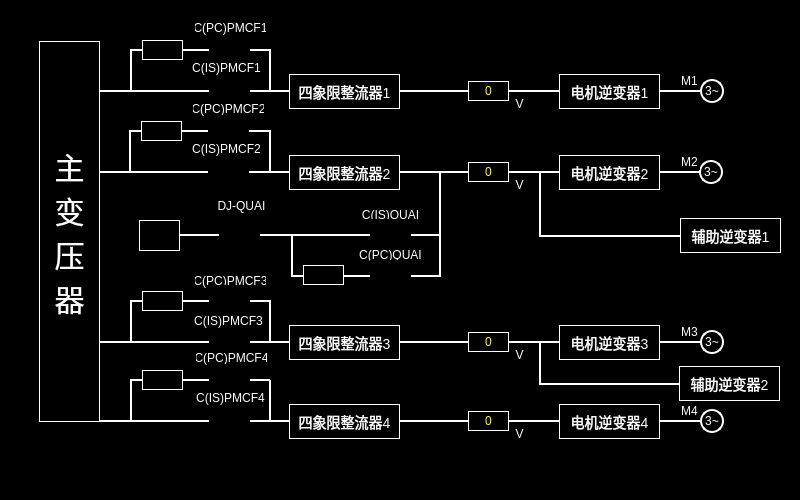
 <widget class="QWidget" name="DeviceDataMainConv">
  <property name="geometry">
   <rect>
    <x>0</x>
    <y>0</y>
    <width>800</width>
    <height>500</height>
   </rect>
  </property>
  <property name="windowTitle">
   <string>Form</string>
  </property>
  <property name="styleSheet">
   <string notr="true">QWidget
{
	background-color: black;
    font:12px;
}
QLabel
{
color:white;
}</string>
  </property>
  <widget class="QLabel" name="LBL_Tip_15">
   <property name="geometry">
    <rect>
     <x>195</x>
     <y>389</y>
     <width>71</width>
     <height>17</height>
    </rect>
   </property>
   <property name="text">
    <string>C(IS)PMCF4</string>
   </property>
   <property name="alignment">
    <set>Qt::AlignCenter</set>
   </property>
  </widget>
  <widget class="QLabel" name="LINE_33">
   <property name="geometry">
    <rect>
     <x>540</x>
     <y>235</y>
     <width>140</width>
     <height>2</height>
    </rect>
   </property>
   <property name="styleSheet">
    <string notr="true">background-color: rgb(255, 255, 255);</string>
   </property>
   <property name="text">
    <string/>
   </property>
  </widget>
  <widget class="QLabel" name="LBL_Tip_22">
   <property name="geometry">
    <rect>
     <x>679</x>
     <y>323</y>
     <width>21</width>
     <height>17</height>
    </rect>
   </property>
   <property name="text">
    <string>M3</string>
   </property>
   <property name="alignment">
    <set>Qt::AlignCenter</set>
   </property>
  </widget>
  <widget class="QLabel" name="LBL_4QS4">
   <property name="geometry">
    <rect>
     <x>289</x>
     <y>404</y>
     <width>111</width>
     <height>35</height>
    </rect>
   </property>
   <property name="styleSheet">
    <string notr="true">border:1px solid white;
font:14px;</string>
   </property>
   <property name="text">
    <string>四象限整流器4</string>
   </property>
   <property name="alignment">
    <set>Qt::AlignCenter</set>
   </property>
  </widget>
  <widget class="QLabel" name="LBL_Tip_20">
   <property name="geometry">
    <rect>
     <x>679</x>
     <y>402</y>
     <width>21</width>
     <height>17</height>
    </rect>
   </property>
   <property name="text">
    <string>M4</string>
   </property>
   <property name="alignment">
    <set>Qt::AlignCenter</set>
   </property>
  </widget>
  <widget class="QLabel" name="LINE_20">
   <property name="geometry">
    <rect>
     <x>100</x>
     <y>341</y>
     <width>600</width>
     <height>2</height>
    </rect>
   </property>
   <property name="styleSheet">
    <string notr="true">background-color: rgb(255, 255, 255);</string>
   </property>
   <property name="text">
    <string/>
   </property>
  </widget>
  <widget class="QLabel" name="LINE_16">
   <property name="geometry">
    <rect>
     <x>129</x>
     <y>131</y>
     <width>2</width>
     <height>42</height>
    </rect>
   </property>
   <property name="styleSheet">
    <string notr="true">background-color: rgb(255, 255, 255);</string>
   </property>
   <property name="text">
    <string/>
   </property>
  </widget>
  <widget class="QLabel" name="LINE_22">
   <property name="geometry">
    <rect>
     <x>130</x>
     <y>380</y>
     <width>2</width>
     <height>42</height>
    </rect>
   </property>
   <property name="styleSheet">
    <string notr="true">background-color: rgb(255, 255, 255);</string>
   </property>
   <property name="text">
    <string/>
   </property>
  </widget>
  <widget class="QLabel" name="LBL_Tip_8">
   <property name="geometry">
    <rect>
     <x>509</x>
     <y>425</y>
     <width>21</width>
     <height>17</height>
    </rect>
   </property>
   <property name="text">
    <string>V</string>
   </property>
   <property name="alignment">
    <set>Qt::AlignCenter</set>
   </property>
  </widget>
  <widget class="QLabel" name="LINE_29">
   <property name="geometry">
    <rect>
     <x>269</x>
     <y>300</y>
     <width>2</width>
     <height>42</height>
    </rect>
   </property>
   <property name="styleSheet">
    <string notr="true">background-color: rgb(255, 255, 255);</string>
   </property>
   <property name="text">
    <string/>
   </property>
  </widget>
  <widget class="QLabel" name="LBL_M2">
   <property name="geometry">
    <rect>
     <x>699</x>
     <y>160</y>
     <width>24</width>
     <height>24</height>
    </rect>
   </property>
   <property name="styleSheet">
    <string notr="true">border:2px solid white;
border-radius:12px;</string>
   </property>
   <property name="text">
    <string>3~</string>
   </property>
   <property name="alignment">
    <set>Qt::AlignCenter</set>
   </property>
  </widget>
  <widget class="QLabel" name="LBL_INV1">
   <property name="geometry">
    <rect>
     <x>559</x>
     <y>74</y>
     <width>101</width>
     <height>35</height>
    </rect>
   </property>
   <property name="styleSheet">
    <string notr="true">border:1px solid white;
font:14px;</string>
   </property>
   <property name="text">
    <string>电机逆变器1</string>
   </property>
   <property name="alignment">
    <set>Qt::AlignCenter</set>
   </property>
  </widget>
  <widget class="QLabel" name="LBL_Tip_17">
   <property name="geometry">
    <rect>
     <x>355</x>
     <y>206</y>
     <width>71</width>
     <height>17</height>
    </rect>
   </property>
   <property name="text">
    <string>C(IS)QUAI</string>
   </property>
   <property name="alignment">
    <set>Qt::AlignCenter</set>
   </property>
  </widget>
  <widget class="QLabel" name="LINE_28">
   <property name="geometry">
    <rect>
     <x>269</x>
     <y>49</y>
     <width>2</width>
     <height>42</height>
    </rect>
   </property>
   <property name="styleSheet">
    <string notr="true">background-color: rgb(255, 255, 255);</string>
   </property>
   <property name="text">
    <string/>
   </property>
  </widget>
  <widget class="QLabel" name="LINE_23">
   <property name="geometry">
    <rect>
     <x>100</x>
     <y>420</y>
     <width>600</width>
     <height>2</height>
    </rect>
   </property>
   <property name="styleSheet">
    <string notr="true">background-color: rgb(255, 255, 255);</string>
   </property>
   <property name="text">
    <string/>
   </property>
  </widget>
  <widget class="QLabel" name="LBL_Tip_5">
   <property name="geometry">
    <rect>
     <x>509</x>
     <y>95</y>
     <width>21</width>
     <height>17</height>
    </rect>
   </property>
   <property name="text">
    <string>V</string>
   </property>
   <property name="alignment">
    <set>Qt::AlignCenter</set>
   </property>
  </widget>
  <widget class="QLabel" name="LINE_17">
   <property name="geometry">
    <rect>
     <x>99</x>
     <y>171</y>
     <width>600</width>
     <height>2</height>
    </rect>
   </property>
   <property name="styleSheet">
    <string notr="true">background-color: rgb(255, 255, 255);</string>
   </property>
   <property name="text">
    <string/>
   </property>
  </widget>
  <widget class="QLabel" name="LBL_T3">
   <property name="geometry">
    <rect>
     <x>142</x>
     <y>291</y>
     <width>41</width>
     <height>20</height>
    </rect>
   </property>
   <property name="styleSheet">
    <string notr="true">border:1px solid white;</string>
   </property>
   <property name="text">
    <string/>
   </property>
   <property name="alignment">
    <set>Qt::AlignHCenter|Qt::AlignTop</set>
   </property>
  </widget>
  <widget class="QLabel" name="LBL_T2">
   <property name="geometry">
    <rect>
     <x>141</x>
     <y>121</y>
     <width>41</width>
     <height>20</height>
    </rect>
   </property>
   <property name="styleSheet">
    <string notr="true">border:1px solid white;</string>
   </property>
   <property name="text">
    <string/>
   </property>
   <property name="alignment">
    <set>Qt::AlignHCenter|Qt::AlignTop</set>
   </property>
  </widget>
  <widget class="QLabel" name="LBL_Tip_14">
   <property name="geometry">
    <rect>
     <x>195</x>
     <y>272</y>
     <width>71</width>
     <height>17</height>
    </rect>
   </property>
   <property name="text">
    <string>C(PC)PMCF3</string>
   </property>
   <property name="alignment">
    <set>Qt::AlignCenter</set>
   </property>
  </widget>
  <widget class="QLabel" name="LINE_35">
   <property name="geometry">
    <rect>
     <x>539</x>
     <y>341</y>
     <width>2</width>
     <height>44</height>
    </rect>
   </property>
   <property name="styleSheet">
    <string notr="true">background-color: rgb(255, 255, 255);</string>
   </property>
   <property name="text">
    <string/>
   </property>
  </widget>
  <widget class="QLabel" name="LBL_M3">
   <property name="geometry">
    <rect>
     <x>700</x>
     <y>330</y>
     <width>24</width>
     <height>24</height>
    </rect>
   </property>
   <property name="styleSheet">
    <string notr="true">border:2px solid white;
border-radius:12px;</string>
   </property>
   <property name="text">
    <string>3~</string>
   </property>
   <property name="alignment">
    <set>Qt::AlignCenter</set>
   </property>
  </widget>
  <widget class="QLabel" name="LINE_25">
   <property name="geometry">
    <rect>
     <x>291</x>
     <y>275</y>
     <width>150</width>
     <height>2</height>
    </rect>
   </property>
   <property name="styleSheet">
    <string notr="true">background-color: rgb(255, 255, 255);</string>
   </property>
   <property name="text">
    <string/>
   </property>
  </widget>
  <widget class="QLabel" name="LBL_Maincnv">
   <property name="geometry">
    <rect>
     <x>39</x>
     <y>41</y>
     <width>61</width>
     <height>381</height>
    </rect>
   </property>
   <property name="styleSheet">
    <string notr="true">border:1px solid white;
font:30px;</string>
   </property>
   <property name="text">
    <string>主
变
压
器</string>
   </property>
   <property name="alignment">
    <set>Qt::AlignCenter</set>
   </property>
  </widget>
  <widget class="QLabel" name="LBL_Tip_10">
   <property name="geometry">
    <rect>
     <x>193</x>
     <y>100</y>
     <width>71</width>
     <height>17</height>
    </rect>
   </property>
   <property name="text">
    <string>C(PC)PMCF2</string>
   </property>
   <property name="alignment">
    <set>Qt::AlignCenter</set>
   </property>
  </widget>
  <widget class="QLabel" name="LBL_IS_CF3">
   <property name="geometry">
    <rect>
     <x>209</x>
     <y>326</y>
     <width>41</width>
     <height>25</height>
    </rect>
   </property>
   <property name="styleSheet">
    <string notr="true">border-image: url(:/images/images/SWopen.png);</string>
   </property>
   <property name="text">
    <string/>
   </property>
   <property name="alignment">
    <set>Qt::AlignCenter</set>
   </property>
  </widget>
  <widget class="QLabel" name="LBL_PC_CF2">
   <property name="geometry">
    <rect>
     <x>208</x>
     <y>115</y>
     <width>41</width>
     <height>25</height>
    </rect>
   </property>
   <property name="styleSheet">
    <string notr="true">border-image: url(:/images/images/SWopen.png);</string>
   </property>
   <property name="text">
    <string/>
   </property>
   <property name="alignment">
    <set>Qt::AlignCenter</set>
   </property>
  </widget>
  <widget class="QLabel" name="LBL_IS_QUAI">
   <property name="geometry">
    <rect>
     <x>370</x>
     <y>219</y>
     <width>41</width>
     <height>25</height>
    </rect>
   </property>
   <property name="styleSheet">
    <string notr="true">border-image: url(:/images/images/SWopen.png);</string>
   </property>
   <property name="text">
    <string/>
   </property>
   <property name="alignment">
    <set>Qt::AlignCenter</set>
   </property>
  </widget>
  <widget class="QLabel" name="LBL_Volta2">
   <property name="geometry">
    <rect>
     <x>468</x>
     <y>162</y>
     <width>41</width>
     <height>20</height>
    </rect>
   </property>
   <property name="styleSheet">
    <string notr="true">border:1px solid white;
color:rgb(255,255,0);</string>
   </property>
   <property name="text">
    <string>0</string>
   </property>
   <property name="alignment">
    <set>Qt::AlignCenter</set>
   </property>
  </widget>
  <widget class="QLabel" name="LINE_5">
   <property name="geometry">
    <rect>
     <x>170</x>
     <y>234</y>
     <width>270</width>
     <height>2</height>
    </rect>
   </property>
   <property name="styleSheet">
    <string notr="true">background-color: rgb(255, 255, 255);</string>
   </property>
   <property name="text">
    <string/>
   </property>
  </widget>
  <widget class="QLabel" name="LINE_31">
   <property name="geometry">
    <rect>
     <x>439</x>
     <y>172</y>
     <width>2</width>
     <height>105</height>
    </rect>
   </property>
   <property name="styleSheet">
    <string notr="true">background-color: rgb(255, 255, 255);</string>
   </property>
   <property name="text">
    <string/>
   </property>
  </widget>
  <widget class="QLabel" name="LBL_Tip_12">
   <property name="geometry">
    <rect>
     <x>191</x>
     <y>140</y>
     <width>71</width>
     <height>17</height>
    </rect>
   </property>
   <property name="text">
    <string>C(IS)PMCF2</string>
   </property>
   <property name="alignment">
    <set>Qt::AlignCenter</set>
   </property>
  </widget>
  <widget class="QLabel" name="LINE_34">
   <property name="geometry">
    <rect>
     <x>539</x>
     <y>383</y>
     <width>140</width>
     <height>2</height>
    </rect>
   </property>
   <property name="styleSheet">
    <string notr="true">background-color: rgb(255, 255, 255);</string>
   </property>
   <property name="text">
    <string/>
   </property>
  </widget>
  <widget class="QLabel" name="LBL_4QS1">
   <property name="geometry">
    <rect>
     <x>289</x>
     <y>74</y>
     <width>111</width>
     <height>35</height>
    </rect>
   </property>
   <property name="styleSheet">
    <string notr="true">border:1px solid white;
font:14px;</string>
   </property>
   <property name="text">
    <string>四象限整流器1</string>
   </property>
   <property name="alignment">
    <set>Qt::AlignCenter</set>
   </property>
  </widget>
  <widget class="QLabel" name="LBL_T1">
   <property name="geometry">
    <rect>
     <x>142</x>
     <y>40</y>
     <width>41</width>
     <height>20</height>
    </rect>
   </property>
   <property name="styleSheet">
    <string notr="true">border:1px solid white;</string>
   </property>
   <property name="text">
    <string/>
   </property>
   <property name="alignment">
    <set>Qt::AlignHCenter|Qt::AlignTop</set>
   </property>
  </widget>
  <widget class="QLabel" name="LBL_Volta3">
   <property name="geometry">
    <rect>
     <x>468</x>
     <y>332</y>
     <width>41</width>
     <height>20</height>
    </rect>
   </property>
   <property name="styleSheet">
    <string notr="true">border:1px solid white;
color:rgb(255,255,0);</string>
   </property>
   <property name="text">
    <string>0</string>
   </property>
   <property name="alignment">
    <set>Qt::AlignCenter</set>
   </property>
  </widget>
  <widget class="QLabel" name="LBL_Tip_21">
   <property name="geometry">
    <rect>
     <x>679</x>
     <y>72</y>
     <width>21</width>
     <height>17</height>
    </rect>
   </property>
   <property name="text">
    <string>M1</string>
   </property>
   <property name="alignment">
    <set>Qt::AlignCenter</set>
   </property>
  </widget>
  <widget class="QLabel" name="LBL_Tip_6">
   <property name="geometry">
    <rect>
     <x>509</x>
     <y>176</y>
     <width>21</width>
     <height>17</height>
    </rect>
   </property>
   <property name="text">
    <string>V</string>
   </property>
   <property name="alignment">
    <set>Qt::AlignCenter</set>
   </property>
  </widget>
  <widget class="QLabel" name="LBL_Tip_13">
   <property name="geometry">
    <rect>
     <x>193</x>
     <y>312</y>
     <width>71</width>
     <height>17</height>
    </rect>
   </property>
   <property name="text">
    <string>C(IS)PMCF3</string>
   </property>
   <property name="alignment">
    <set>Qt::AlignCenter</set>
   </property>
  </widget>
  <widget class="QLabel" name="LBL_Tip_18">
   <property name="geometry">
    <rect>
     <x>355</x>
     <y>246</y>
     <width>71</width>
     <height>17</height>
    </rect>
   </property>
   <property name="text">
    <string>C(PC)QUAI</string>
   </property>
   <property name="alignment">
    <set>Qt::AlignCenter</set>
   </property>
  </widget>
  <widget class="QLabel" name="LBL_IS_CF2">
   <property name="geometry">
    <rect>
     <x>208</x>
     <y>156</y>
     <width>41</width>
     <height>25</height>
    </rect>
   </property>
   <property name="styleSheet">
    <string notr="true">border-image: url(:/images/images/SWopen.png);</string>
   </property>
   <property name="text">
    <string/>
   </property>
   <property name="alignment">
    <set>Qt::AlignCenter</set>
   </property>
  </widget>
  <widget class="QLabel" name="LBL_PC_QUAI">
   <property name="geometry">
    <rect>
     <x>370</x>
     <y>260</y>
     <width>41</width>
     <height>25</height>
    </rect>
   </property>
   <property name="styleSheet">
    <string notr="true">border-image: url(:/images/images/SWopen.png);</string>
   </property>
   <property name="text">
    <string/>
   </property>
   <property name="alignment">
    <set>Qt::AlignCenter</set>
   </property>
  </widget>
  <widget class="QLabel" name="LINE_30">
   <property name="geometry">
    <rect>
     <x>269</x>
     <y>380</y>
     <width>2</width>
     <height>42</height>
    </rect>
   </property>
   <property name="styleSheet">
    <string notr="true">background-color: rgb(255, 255, 255);</string>
   </property>
   <property name="text">
    <string/>
   </property>
  </widget>
  <widget class="QLabel" name="LBL_Tip_7">
   <property name="geometry">
    <rect>
     <x>509</x>
     <y>346</y>
     <width>21</width>
     <height>17</height>
    </rect>
   </property>
   <property name="text">
    <string>V</string>
   </property>
   <property name="alignment">
    <set>Qt::AlignCenter</set>
   </property>
  </widget>
  <widget class="QLabel" name="LBL_PC_CF3">
   <property name="geometry">
    <rect>
     <x>209</x>
     <y>285</y>
     <width>41</width>
     <height>25</height>
    </rect>
   </property>
   <property name="styleSheet">
    <string notr="true">border-image: url(:/images/images/SWopen.png);</string>
   </property>
   <property name="text">
    <string/>
   </property>
   <property name="alignment">
    <set>Qt::AlignCenter</set>
   </property>
  </widget>
  <widget class="QLabel" name="LBL_Tip_16">
   <property name="geometry">
    <rect>
     <x>196</x>
     <y>349</y>
     <width>71</width>
     <height>17</height>
    </rect>
   </property>
   <property name="text">
    <string>C(PC)PMCF4</string>
   </property>
   <property name="alignment">
    <set>Qt::AlignCenter</set>
   </property>
  </widget>
  <widget class="QLabel" name="LBL_Tip_19">
   <property name="geometry">
    <rect>
     <x>679</x>
     <y>153</y>
     <width>21</width>
     <height>17</height>
    </rect>
   </property>
   <property name="text">
    <string>M2</string>
   </property>
   <property name="alignment">
    <set>Qt::AlignCenter</set>
   </property>
  </widget>
  <widget class="QLabel" name="LBL_4QS2">
   <property name="geometry">
    <rect>
     <x>289</x>
     <y>155</y>
     <width>111</width>
     <height>35</height>
    </rect>
   </property>
   <property name="styleSheet">
    <string notr="true">border:1px solid white;
font:14px;</string>
   </property>
   <property name="text">
    <string>四象限整流器2</string>
   </property>
   <property name="alignment">
    <set>Qt::AlignCenter</set>
   </property>
  </widget>
  <widget class="QLabel" name="LINE_26">
   <property name="geometry">
    <rect>
     <x>291</x>
     <y>235</y>
     <width>2</width>
     <height>42</height>
    </rect>
   </property>
   <property name="styleSheet">
    <string notr="true">background-color: rgb(255, 255, 255);</string>
   </property>
   <property name="text">
    <string/>
   </property>
  </widget>
  <widget class="QLabel" name="LBL_T5">
   <property name="geometry">
    <rect>
     <x>303</x>
     <y>265</y>
     <width>41</width>
     <height>20</height>
    </rect>
   </property>
   <property name="styleSheet">
    <string notr="true">border:1px solid white;</string>
   </property>
   <property name="text">
    <string/>
   </property>
   <property name="alignment">
    <set>Qt::AlignHCenter|Qt::AlignTop</set>
   </property>
  </widget>
  <widget class="QLabel" name="LBL_PC_CF4">
   <property name="geometry">
    <rect>
     <x>209</x>
     <y>364</y>
     <width>41</width>
     <height>25</height>
    </rect>
   </property>
   <property name="styleSheet">
    <string notr="true">border-image: url(:/images/images/SWopen.png);</string>
   </property>
   <property name="text">
    <string/>
   </property>
   <property name="alignment">
    <set>Qt::AlignCenter</set>
   </property>
  </widget>
  <widget class="QLabel" name="LINE_13">
   <property name="geometry">
    <rect>
     <x>130</x>
     <y>49</y>
     <width>140</width>
     <height>2</height>
    </rect>
   </property>
   <property name="styleSheet">
    <string notr="true">background-color: rgb(255, 255, 255);</string>
   </property>
   <property name="text">
    <string/>
   </property>
  </widget>
  <widget class="QLabel" name="LBL_M4">
   <property name="geometry">
    <rect>
     <x>700</x>
     <y>409</y>
     <width>24</width>
     <height>24</height>
    </rect>
   </property>
   <property name="styleSheet">
    <string notr="true">border:2px solid white;
border-radius:12px;</string>
   </property>
   <property name="text">
    <string>3~</string>
   </property>
   <property name="alignment">
    <set>Qt::AlignCenter</set>
   </property>
  </widget>
  <widget class="QLabel" name="LBL_4QS3">
   <property name="geometry">
    <rect>
     <x>289</x>
     <y>325</y>
     <width>111</width>
     <height>35</height>
    </rect>
   </property>
   <property name="styleSheet">
    <string notr="true">border:1px solid white;
font:14px;</string>
   </property>
   <property name="text">
    <string>四象限整流器3</string>
   </property>
   <property name="alignment">
    <set>Qt::AlignCenter</set>
   </property>
  </widget>
  <widget class="QLabel" name="LBL_PC_CF1">
   <property name="geometry">
    <rect>
     <x>209</x>
     <y>34</y>
     <width>41</width>
     <height>25</height>
    </rect>
   </property>
   <property name="styleSheet">
    <string notr="true">border-image: url(:/images/images/SWopen.png);</string>
   </property>
   <property name="text">
    <string/>
   </property>
   <property name="alignment">
    <set>Qt::AlignCenter</set>
   </property>
  </widget>
  <widget class="QLabel" name="LINE_18">
   <property name="geometry">
    <rect>
     <x>129</x>
     <y>130</y>
     <width>140</width>
     <height>2</height>
    </rect>
   </property>
   <property name="styleSheet">
    <string notr="true">background-color: rgb(255, 255, 255);</string>
   </property>
   <property name="text">
    <string/>
   </property>
  </widget>
  <widget class="QLabel" name="LBL_SIV1">
   <property name="geometry">
    <rect>
     <x>680</x>
     <y>218</y>
     <width>101</width>
     <height>35</height>
    </rect>
   </property>
   <property name="styleSheet">
    <string notr="true">border:1px solid white;
font:14px;</string>
   </property>
   <property name="text">
    <string>辅助逆变器1</string>
   </property>
   <property name="alignment">
    <set>Qt::AlignCenter</set>
   </property>
  </widget>
  <widget class="QLabel" name="LBL_INV3">
   <property name="geometry">
    <rect>
     <x>559</x>
     <y>325</y>
     <width>101</width>
     <height>35</height>
    </rect>
   </property>
   <property name="styleSheet">
    <string notr="true">border:1px solid white;
font:14px;</string>
   </property>
   <property name="text">
    <string>电机逆变器3</string>
   </property>
   <property name="alignment">
    <set>Qt::AlignCenter</set>
   </property>
  </widget>
  <widget class="QLabel" name="LBL_Tip_9">
   <property name="geometry">
    <rect>
     <x>195</x>
     <y>19</y>
     <width>71</width>
     <height>17</height>
    </rect>
   </property>
   <property name="text">
    <string>C(PC)PMCF1</string>
   </property>
   <property name="alignment">
    <set>Qt::AlignCenter</set>
   </property>
  </widget>
  <widget class="QLabel" name="LBL_DJQUAI">
   <property name="geometry">
    <rect>
     <x>219</x>
     <y>219</y>
     <width>41</width>
     <height>25</height>
    </rect>
   </property>
   <property name="styleSheet">
    <string notr="true">border-image: url(:/images/images/PHopen.png);</string>
   </property>
   <property name="text">
    <string/>
   </property>
   <property name="alignment">
    <set>Qt::AlignCenter</set>
   </property>
  </widget>
  <widget class="QLabel" name="LBL_SIV2">
   <property name="geometry">
    <rect>
     <x>679</x>
     <y>366</y>
     <width>101</width>
     <height>35</height>
    </rect>
   </property>
   <property name="styleSheet">
    <string notr="true">border:1px solid white;
font:14px;</string>
   </property>
   <property name="text">
    <string>辅助逆变器2</string>
   </property>
   <property name="alignment">
    <set>Qt::AlignCenter</set>
   </property>
  </widget>
  <widget class="QLabel" name="LINE_15">
   <property name="geometry">
    <rect>
     <x>130</x>
     <y>50</y>
     <width>2</width>
     <height>42</height>
    </rect>
   </property>
   <property name="styleSheet">
    <string notr="true">background-color: rgb(255, 255, 255);</string>
   </property>
   <property name="text">
    <string/>
   </property>
  </widget>
  <widget class="QLabel" name="LBL_INV2">
   <property name="geometry">
    <rect>
     <x>559</x>
     <y>155</y>
     <width>101</width>
     <height>35</height>
    </rect>
   </property>
   <property name="styleSheet">
    <string notr="true">border:1px solid white;
font:14px;</string>
   </property>
   <property name="text">
    <string>电机逆变器2</string>
   </property>
   <property name="alignment">
    <set>Qt::AlignCenter</set>
   </property>
  </widget>
  <widget class="QLabel" name="LBL_M1">
   <property name="geometry">
    <rect>
     <x>700</x>
     <y>79</y>
     <width>24</width>
     <height>24</height>
    </rect>
   </property>
   <property name="styleSheet">
    <string notr="true">border:2px solid white;
border-radius:12px;</string>
   </property>
   <property name="text">
    <string>3~</string>
   </property>
   <property name="alignment">
    <set>Qt::AlignCenter</set>
   </property>
  </widget>
  <widget class="QLabel" name="LBL_Tip_11">
   <property name="geometry">
    <rect>
     <x>191</x>
     <y>59</y>
     <width>71</width>
     <height>17</height>
    </rect>
   </property>
   <property name="text">
    <string>C(IS)PMCF1</string>
   </property>
   <property name="alignment">
    <set>Qt::AlignCenter</set>
   </property>
  </widget>
  <widget class="QLabel" name="LBL_INV4">
   <property name="geometry">
    <rect>
     <x>559</x>
     <y>404</y>
     <width>101</width>
     <height>35</height>
    </rect>
   </property>
   <property name="styleSheet">
    <string notr="true">border:1px solid white;
font:14px;</string>
   </property>
   <property name="text">
    <string>电机逆变器4</string>
   </property>
   <property name="alignment">
    <set>Qt::AlignCenter</set>
   </property>
  </widget>
  <widget class="QLabel" name="LBL_IS_CF1">
   <property name="geometry">
    <rect>
     <x>209</x>
     <y>75</y>
     <width>41</width>
     <height>25</height>
    </rect>
   </property>
   <property name="styleSheet">
    <string notr="true">border-image: url(:/images/images/SWopen.png);</string>
   </property>
   <property name="text">
    <string/>
   </property>
   <property name="alignment">
    <set>Qt::AlignCenter</set>
   </property>
  </widget>
  <widget class="QLabel" name="LBL_Volta1">
   <property name="geometry">
    <rect>
     <x>468</x>
     <y>81</y>
     <width>41</width>
     <height>20</height>
    </rect>
   </property>
   <property name="styleSheet">
    <string notr="true">border:1px solid white;
color:rgb(255,255,0);</string>
   </property>
   <property name="text">
    <string>0</string>
   </property>
   <property name="alignment">
    <set>Qt::AlignCenter</set>
   </property>
  </widget>
  <widget class="QLabel" name="LBL_T4">
   <property name="geometry">
    <rect>
     <x>142</x>
     <y>370</y>
     <width>41</width>
     <height>20</height>
    </rect>
   </property>
   <property name="styleSheet">
    <string notr="true">border:1px solid white;</string>
   </property>
   <property name="text">
    <string/>
   </property>
   <property name="alignment">
    <set>Qt::AlignHCenter|Qt::AlignTop</set>
   </property>
  </widget>
  <widget class="QLabel" name="LINE_27">
   <property name="geometry">
    <rect>
     <x>269</x>
     <y>130</y>
     <width>2</width>
     <height>42</height>
    </rect>
   </property>
   <property name="styleSheet">
    <string notr="true">background-color: rgb(255, 255, 255);</string>
   </property>
   <property name="text">
    <string/>
   </property>
  </widget>
  <widget class="QLabel" name="LINE_24">
   <property name="geometry">
    <rect>
     <x>130</x>
     <y>379</y>
     <width>140</width>
     <height>2</height>
    </rect>
   </property>
   <property name="styleSheet">
    <string notr="true">background-color: rgb(255, 255, 255);</string>
   </property>
   <property name="text">
    <string/>
   </property>
  </widget>
  <widget class="QLabel" name="LBL_QUAI">
   <property name="geometry">
    <rect>
     <x>139</x>
     <y>220</y>
     <width>41</width>
     <height>31</height>
    </rect>
   </property>
   <property name="styleSheet">
    <string notr="true">border:1px solid white;
image: url(:/images/images/PCQUAI.png);</string>
   </property>
   <property name="text">
    <string/>
   </property>
   <property name="alignment">
    <set>Qt::AlignCenter</set>
   </property>
  </widget>
  <widget class="QLabel" name="LBL_Volta4">
   <property name="geometry">
    <rect>
     <x>468</x>
     <y>411</y>
     <width>41</width>
     <height>20</height>
    </rect>
   </property>
   <property name="styleSheet">
    <string notr="true">border:1px solid white;
color:rgb(255,255,0);</string>
   </property>
   <property name="text">
    <string>0</string>
   </property>
   <property name="alignment">
    <set>Qt::AlignCenter</set>
   </property>
  </widget>
  <widget class="QLabel" name="LBL_Tip_4">
   <property name="geometry">
    <rect>
     <x>211</x>
     <y>197</y>
     <width>61</width>
     <height>17</height>
    </rect>
   </property>
   <property name="text">
    <string>DJ-QUAI</string>
   </property>
   <property name="alignment">
    <set>Qt::AlignCenter</set>
   </property>
  </widget>
  <widget class="QLabel" name="LBL_IS_CF4">
   <property name="geometry">
    <rect>
     <x>209</x>
     <y>405</y>
     <width>41</width>
     <height>25</height>
    </rect>
   </property>
   <property name="styleSheet">
    <string notr="true">border-image: url(:/images/images/SWopen.png);</string>
   </property>
   <property name="text">
    <string/>
   </property>
   <property name="alignment">
    <set>Qt::AlignCenter</set>
   </property>
  </widget>
  <widget class="QLabel" name="LINE_32">
   <property name="geometry">
    <rect>
     <x>539</x>
     <y>172</y>
     <width>2</width>
     <height>65</height>
    </rect>
   </property>
   <property name="styleSheet">
    <string notr="true">background-color: rgb(255, 255, 255);</string>
   </property>
   <property name="text">
    <string/>
   </property>
  </widget>
  <widget class="QLabel" name="LINE_14">
   <property name="geometry">
    <rect>
     <x>100</x>
     <y>90</y>
     <width>600</width>
     <height>2</height>
    </rect>
   </property>
   <property name="styleSheet">
    <string notr="true">background-color: rgb(255, 255, 255);</string>
   </property>
   <property name="text">
    <string/>
   </property>
  </widget>
  <widget class="QLabel" name="LINE_19">
   <property name="geometry">
    <rect>
     <x>130</x>
     <y>301</y>
     <width>2</width>
     <height>42</height>
    </rect>
   </property>
   <property name="styleSheet">
    <string notr="true">background-color: rgb(255, 255, 255);</string>
   </property>
   <property name="text">
    <string/>
   </property>
  </widget>
  <widget class="QLabel" name="LINE_21">
   <property name="geometry">
    <rect>
     <x>130</x>
     <y>300</y>
     <width>140</width>
     <height>2</height>
    </rect>
   </property>
   <property name="styleSheet">
    <string notr="true">background-color: rgb(255, 255, 255);</string>
   </property>
   <property name="text">
    <string/>
   </property>
  </widget>
  <zorder>LBL_Tip_15</zorder>
  <zorder>LINE_33</zorder>
  <zorder>LBL_Tip_22</zorder>
  <zorder>LBL_Tip_20</zorder>
  <zorder>LINE_20</zorder>
  <zorder>LINE_16</zorder>
  <zorder>LINE_22</zorder>
  <zorder>LBL_Tip_8</zorder>
  <zorder>LINE_29</zorder>
  <zorder>LBL_M2</zorder>
  <zorder>LBL_Tip_17</zorder>
  <zorder>LINE_28</zorder>
  <zorder>LINE_23</zorder>
  <zorder>LBL_Tip_5</zorder>
  <zorder>LINE_17</zorder>
  <zorder>LBL_Tip_14</zorder>
  <zorder>LINE_35</zorder>
  <zorder>LBL_M3</zorder>
  <zorder>LINE_25</zorder>
  <zorder>LBL_Maincnv</zorder>
  <zorder>LBL_Tip_10</zorder>
  <zorder>LBL_IS_CF3</zorder>
  <zorder>LBL_Volta2</zorder>
  <zorder>LINE_5</zorder>
  <zorder>LINE_31</zorder>
  <zorder>LBL_Tip_12</zorder>
  <zorder>LINE_34</zorder>
  <zorder>LBL_Volta3</zorder>
  <zorder>LBL_Tip_21</zorder>
  <zorder>LBL_Tip_6</zorder>
  <zorder>LBL_Tip_13</zorder>
  <zorder>LBL_Tip_18</zorder>
  <zorder>LBL_IS_CF2</zorder>
  <zorder>LBL_PC_QUAI</zorder>
  <zorder>LINE_30</zorder>
  <zorder>LBL_Tip_7</zorder>
  <zorder>LBL_Tip_16</zorder>
  <zorder>LBL_Tip_19</zorder>
  <zorder>LBL_4QS2</zorder>
  <zorder>LINE_26</zorder>
  <zorder>LBL_T5</zorder>
  <zorder>LINE_13</zorder>
  <zorder>LBL_M4</zorder>
  <zorder>LBL_4QS3</zorder>
  <zorder>LBL_PC_CF1</zorder>
  <zorder>LINE_18</zorder>
  <zorder>LBL_SIV1</zorder>
  <zorder>LBL_INV3</zorder>
  <zorder>LBL_Tip_9</zorder>
  <zorder>LBL_DJQUAI</zorder>
  <zorder>LBL_SIV2</zorder>
  <zorder>LINE_15</zorder>
  <zorder>LBL_INV2</zorder>
  <zorder>LBL_M1</zorder>
  <zorder>LBL_Tip_11</zorder>
  <zorder>LBL_INV4</zorder>
  <zorder>LINE_27</zorder>
  <zorder>LINE_24</zorder>
  <zorder>LBL_QUAI</zorder>
  <zorder>LBL_Volta4</zorder>
  <zorder>LBL_Tip_4</zorder>
  <zorder>LBL_IS_CF4</zorder>
  <zorder>LINE_32</zorder>
  <zorder>LINE_14</zorder>
  <zorder>LINE_19</zorder>
  <zorder>LINE_21</zorder>
  <zorder>LBL_T1</zorder>
  <zorder>LBL_T2</zorder>
  <zorder>LBL_T3</zorder>
  <zorder>LBL_T4</zorder>
  <zorder>LBL_4QS1</zorder>
  <zorder>LBL_Volta1</zorder>
  <zorder>LBL_INV1</zorder>
  <zorder>LBL_4QS4</zorder>
  <zorder>LBL_PC_CF4</zorder>
  <zorder>LBL_PC_CF3</zorder>
  <zorder>LBL_IS_QUAI</zorder>
  <zorder>LBL_PC_CF2</zorder>
  <zorder>LBL_IS_CF1</zorder>
 </widget>
